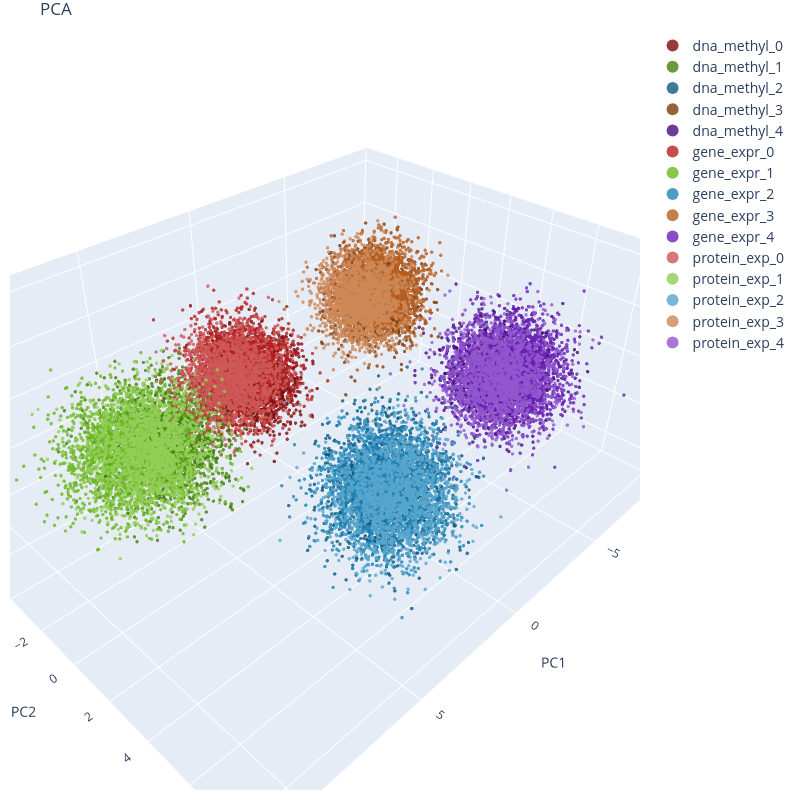

Notebook cell for this chart:
### Code cell
plot_3d_projection(
    technique = 'pca',
    data = latents,
    labels = class_per_modality_labels,
    labels_colors = class_per_modality_colors,
    labels_names = class_per_modality_names,
    standardize = False,
    checkpoint_dir = checkpoint_dir,
    is_best = use_best,
    save_plot = save_plot
)

### Figure 1 — Plotly figure (JSON) as saved in the notebook; plotly's stock layout.template omitted (floating-point values rounded to 4 significant figures; data arrays with more than 128 entries replaced by an {"elided": "..."} marker saying what was removed)
{"data": [{"marker": {"color": "#810A0A", "opacity": 0.8, "size": 2}, "mode": "markers", "name": "dna_methyl_0", "type": "scatter3d", "x": {"elided": "1748 float values"}, "y": {"elided": "1748 float values"}, "z": {"elided": "1748 float values"}}, {"marker": {"color": "#46810A", "opacity": 0.8, "size": 2}, "mode": "markers", "name": "dna_methyl_1", "type": "scatter3d", "x": {"elided": "1932 float values"}, "y": {"elided": "1932 float values"}, "z": {"elided": "1932 float values"}}, {"marker": {"color": "#0A5981", "opacity": 0.8, "size": 2}, "mode": "markers", "name": "dna_methyl_2", "type": "scatter3d", "x": {"elided": "1840 float values"}, "y": {"elided": "1840 float values"}, "z": {"elided": "1840 float values"}}, {"marker": {"color": "#813B0A", "opacity": 0.8, "size": 2}, "mode": "markers", "name": "dna_methyl_3", "type": "scatter3d", "x": {"elided": "1840 float values"}, "y": {"elided": "1840 float values"}, "z": {"elided": "1840 float values"}}, {"marker": {"color": "#460A81", "opacity": 0.8, "size": 2}, "mode": "markers", "name": "dna_methyl_4", "type": "scatter3d", "x": {"elided": "1840 float values"}, "y": {"elided": "1840 float values"}, "z": {"elided": "1840 float values"}}, {"marker": {"color": "#B82020", "opacity": 0.8, "size": 2}, "mode": "markers", "name": "gene_expr_0", "type": "scatter3d", "x": {"elided": "1748 float values"}, "y": {"elided": "1748 float values"}, "z": {"elided": "1748 float values"}}, {"marker": {"color": "#6CB820", "opacity": 0.8, "size": 2}, "mode": "markers", "name": "gene_expr_1", "type": "scatter3d", "x": {"elided": "1932 float values"}, "y": {"elided": "1932 float values"}, "z": {"elided": "1932 float values"}}, {"marker": {"color": "#2085B8", "opacity": 0.8, "size": 2}, "mode": "markers", "name": "gene_expr_2", "type": "scatter3d", "x": {"elided": "1840 float values"}, "y": {"elided": "1840 float values"}, "z": {"elided": "1840 float values"}}, {"marker": {"color": "#B85F20", "opacity": 0.8, "size": 2}, "mode": "markers", "name": "gene_expr_3", "type": "scatter3d", "x": {"elided": "1840 float values"}, "y": {"elided": "1840 float values"}, "z": {"elided": "1840 float values"}}, {"marker": {"color": "#6C20B8", "opacity": 0.8, "size": 2}, "mode": "markers", "name": "gene_expr_4", "type": "scatter3d", "x": {"elided": "1840 float values"}, "y": {"elided": "1840 float values"}, "z": {"elided": "1840 float values"}}, {"marker": {"color": "#CE5757", "opacity": 0.8, "size": 2}, "mode": "markers", "name": "protein_exp_0", "type": "scatter3d", "x": {"elided": "1748 float values"}, "y": {"elided": "1748 float values"}, "z": {"elided": "1748 float values"}}, {"marker": {"color": "#92CE57", "opacity": 0.8, "size": 2}, "mode": "markers", "name": "protein_exp_1", "type": "scatter3d", "x": {"elided": "1932 float values"}, "y": {"elided": "1932 float values"}, "z": {"elided": "1932 float values"}}, {"marker": {"color": "#57A6CE", "opacity": 0.8, "size": 2}, "mode": "markers", "name": "protein_exp_2", "type": "scatter3d", "x": {"elided": "1840 float values"}, "y": {"elided": "1840 float values"}, "z": {"elided": "1840 float values"}}, {"marker": {"color": "#CE8857", "opacity": 0.8, "size": 2}, "mode": "markers", "name": "protein_exp_3", "type": "scatter3d", "x": {"elided": "1840 float values"}, "y": {"elided": "1840 float values"}, "z": {"elided": "1840 float values"}}, {"marker": {"color": "#9257CE", "opacity": 0.8, "size": 2}, "mode": "markers", "name": "protein_exp_4", "type": "scatter3d", "x": {"elided": "1840 float values"}, "y": {"elided": "1840 float values"}, "z": {"elided": "1840 float values"}}], "layout": {"height": 800, "legend": {"font": {"size": 14}, "itemsizing": "constant"}, "margin": {"b": 10, "l": 10, "r": 10, "t": 30}, "scene": {"xaxis": {"title": {"text": "PC1"}}, "yaxis": {"title": {"text": "PC2"}}, "zaxis": {"title": {"text": "PC3"}}}, "title": {"text": "PCA"}, "width": 800}}
